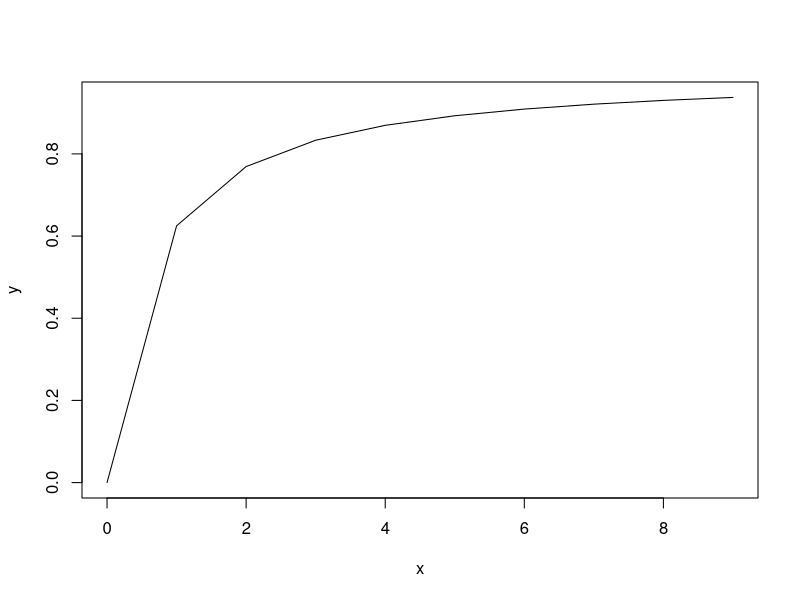
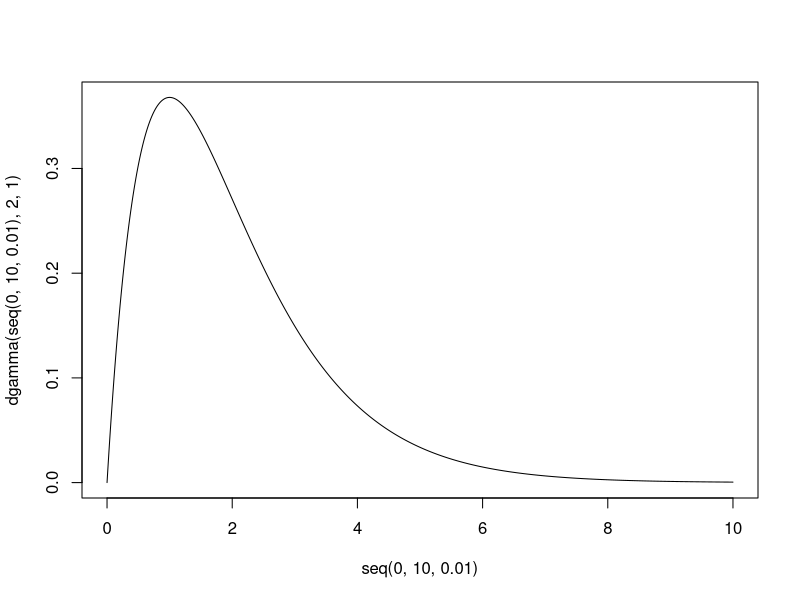
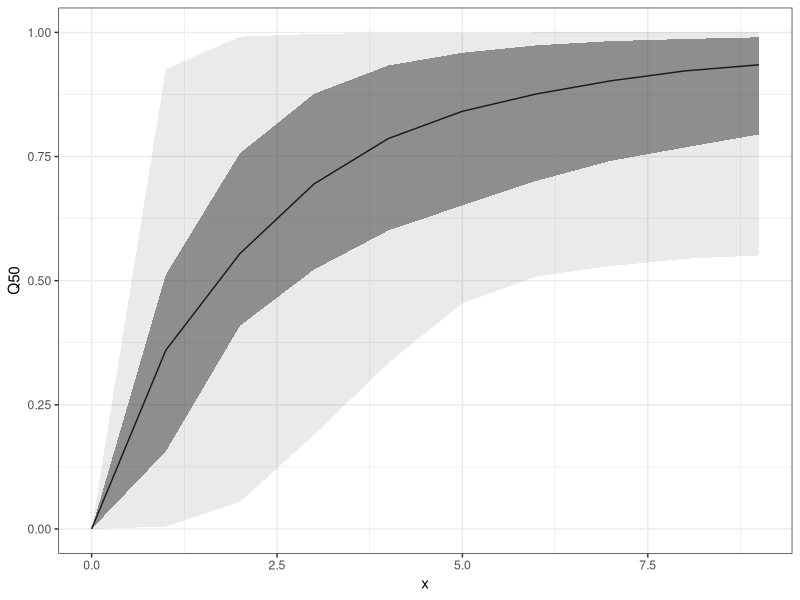

Here is the R script that generated these plots, in order:
## ---- chunk 1
library(data.table)
library(ggplot2)
## ---- chunk 2
# Define the hill function
hill <- function(x, K, S) {
  return(1/(1 + (K/x)**S))
}
## ---- chunk 3
x <- seq(0, 9)
y <- hill(x, 0.6, 1)
plot(x, y, type = "l")
## ---- chunk 4
plot(x = seq(0, 10, 0.01), y = dgamma(seq(0, 10, 0.01), 2, 1), type="l")
## ---- chunk 5
n <- 1e3
S <- rgamma(n, 2, 1)
K <- rgamma(n, 2, 1)
## ---- chunk 6
Y <- matrix(nrow = n, ncol = length(x))
for (i in 1:n) {
  Y[i,] <- hill(x, K[i], S[i])
}

Y_quantile <- apply(Y, MARGIN = 2, function(x) quantile(x, probs = c(.025, .25, .5, .75, .975)))
Y_quantile <- t(Y_quantile)
colnames(Y_quantile) <- c("CL", "Q25", "Q50", "Q75", "CU")

df_Y <- as.data.frame(Y_quantile)
df_Y$x <- x

ggplot(df_Y, aes(x, Q50)) +
  geom_line() + 
  geom_ribbon(aes(ymin = Q25, ymax = Q75), alpha = 0.5) +
  geom_ribbon(aes(ymin = CL, ymax = CU), alpha = 0.1) +
  theme_bw()
